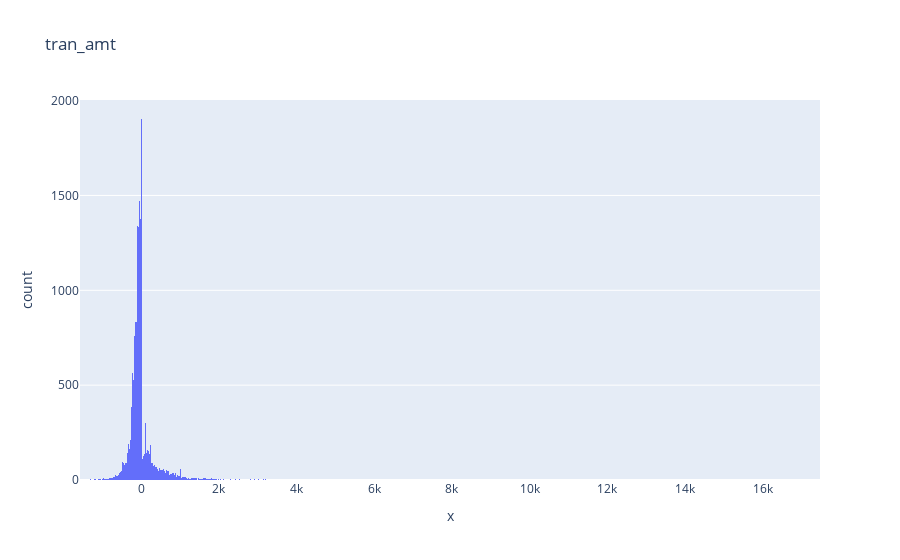

Notebook cell for this chart:
### Markdown cell above
## Data Exploration: Raw Transaction Data

### Code cell
df=dfcredit_tran # Put name of dataframe variable here
@interact_manual #decorator
def exploreHistogram(x=list(df.select_dtypes('number').columns)[2:]):
    fig = px.histogram(x=df[x],title=x)
    fig.show()

### Figure 1 — Plotly figure (JSON) as saved in the notebook; plotly's stock layout.template omitted (floating-point values rounded to 4 significant figures; data arrays with more than 128 entries replaced by an {"elided": "..."} marker saying what was removed)
{"data": [{"alignmentgroup": "True", "bingroup": "x", "hovertemplate": "x=%{x}<br>count=%{y}<extra></extra>", "legendgroup": "", "marker": {"color": "#636efa", "pattern": {"shape": ""}}, "name": "", "offsetgroup": "", "orientation": "v", "showlegend": false, "type": "histogram", "x": {"elided": "20167 float values"}, "xaxis": "x", "yaxis": "y"}], "layout": {"autosize": true, "barmode": "relative", "legend": {"tracegroupgap": 0}, "title": {"text": "tran_amt"}, "xaxis": {"anchor": "y", "autorange": true, "domain": [0, 1], "range": [-1580, 17480], "title": {"text": "x"}, "type": "linear"}, "yaxis": {"anchor": "x", "autorange": true, "domain": [0, 1], "range": [0, 2003.0], "title": {"text": "count"}}}}
